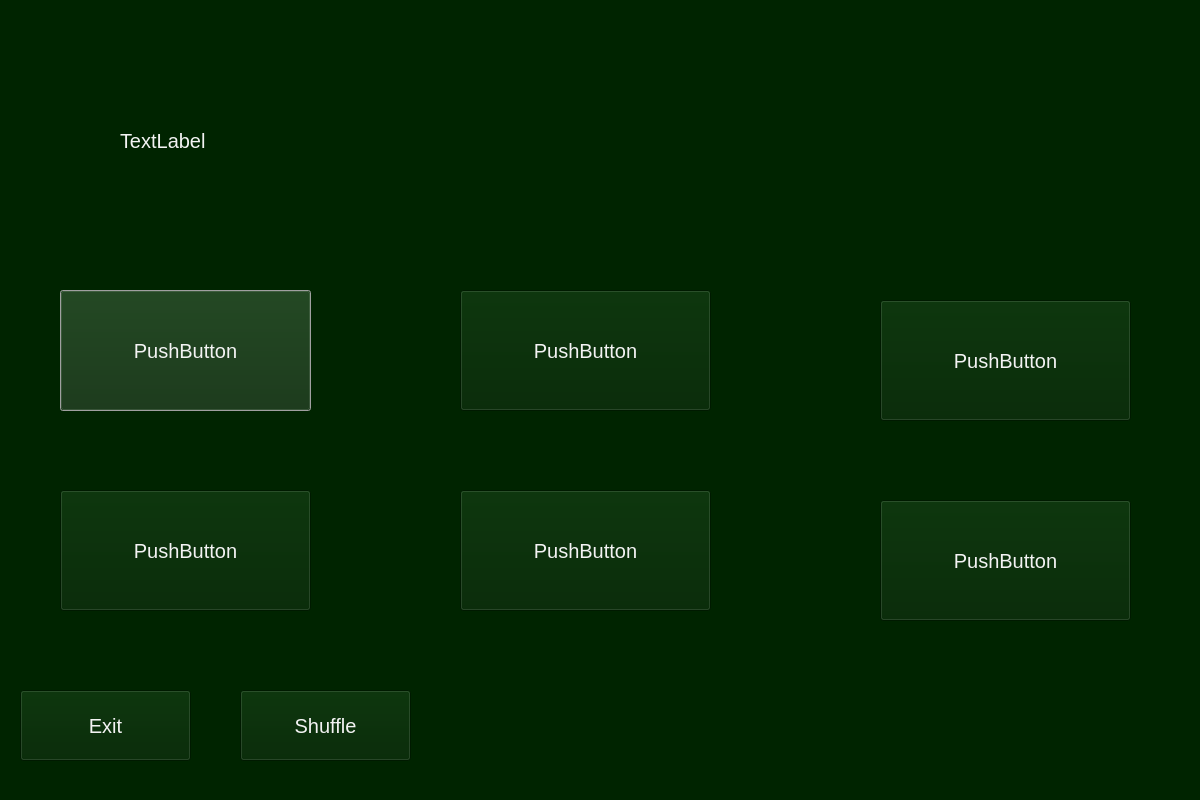
<?xml version="1.0" encoding="UTF-8"?>
<ui version="4.0">
 <class>Dialog</class>
 <widget class="QDialog" name="Dialog">
  <property name="geometry">
   <rect>
    <x>0</x>
    <y>0</y>
    <width>1200</width>
    <height>800</height>
   </rect>
  </property>
  <property name="windowTitle">
   <string>Dialog</string>
  </property>
  <property name="styleSheet">
   <string notr="true">background-color: rgb(0, 36, 0);
border-color: rgb(255, 255, 255);</string>
  </property>
  <widget class="QPushButton" name="var2_button">
   <property name="geometry">
    <rect>
     <x>60</x>
     <y>290</y>
     <width>251</width>
     <height>121</height>
    </rect>
   </property>
   <property name="styleSheet">
    <string notr="true">color:rgb(255, 0, 255);
font-size:15pt; 
color:rgb(243, 243, 243);
selection-background-color: rgb(255, 255, 255);

</string>
   </property>
   <property name="text">
    <string>PushButton</string>
   </property>
  </widget>
  <widget class="QPushButton" name="var6_button">
   <property name="geometry">
    <rect>
     <x>460</x>
     <y>290</y>
     <width>251</width>
     <height>121</height>
    </rect>
   </property>
   <property name="styleSheet">
    <string notr="true">color:rgb(255, 0, 255);
font-size:15pt; 
color:rgb(243, 243, 243);
selection-background-color: rgb(255, 255, 255);
</string>
   </property>
   <property name="text">
    <string>PushButton</string>
   </property>
  </widget>
  <widget class="QPushButton" name="var5_button">
   <property name="geometry">
    <rect>
     <x>880</x>
     <y>300</y>
     <width>251</width>
     <height>121</height>
    </rect>
   </property>
   <property name="styleSheet">
    <string notr="true">color:rgb(255, 0, 255);
font-size:15pt; 
color:rgb(243, 243, 243);
selection-background-color: rgb(255, 255, 255);
</string>
   </property>
   <property name="text">
    <string>PushButton</string>
   </property>
  </widget>
  <widget class="QPushButton" name="var3_button">
   <property name="geometry">
    <rect>
     <x>60</x>
     <y>490</y>
     <width>251</width>
     <height>121</height>
    </rect>
   </property>
   <property name="styleSheet">
    <string notr="true">color:rgb(255, 0, 255);
font-size:15pt; 
color:rgb(243, 243, 243);
selection-background-color: rgb(255, 255, 255);
</string>
   </property>
   <property name="text">
    <string>PushButton</string>
   </property>
  </widget>
  <widget class="QPushButton" name="var1_button">
   <property name="geometry">
    <rect>
     <x>460</x>
     <y>490</y>
     <width>251</width>
     <height>121</height>
    </rect>
   </property>
   <property name="styleSheet">
    <string notr="true">color:rgb(255, 0, 255);
font-size:15pt; 
color:rgb(243, 243, 243);
selection-background-color: rgb(255, 255, 255);
</string>
   </property>
   <property name="text">
    <string>PushButton</string>
   </property>
  </widget>
  <widget class="QPushButton" name="var4_button">
   <property name="geometry">
    <rect>
     <x>880</x>
     <y>500</y>
     <width>251</width>
     <height>121</height>
    </rect>
   </property>
   <property name="styleSheet">
    <string notr="true">color:rgb(255, 0, 255);
font-size:15pt; 
color:rgb(243, 243, 243);
selection-background-color: rgb(255, 255, 255);
</string>
   </property>
   <property name="text">
    <string>PushButton</string>
   </property>
  </widget>
  <widget class="QLabel" name="word_label">
   <property name="geometry">
    <rect>
     <x>120</x>
     <y>40</y>
     <width>901</width>
     <height>201</height>
    </rect>
   </property>
   <property name="styleSheet">
    <string notr="true">color:rgb(255, 0, 255);
font-size:15pt; 
color:rgb(243, 243, 243);
selection-background-color: rgb(255, 255, 255);
</string>
   </property>
   <property name="text">
    <string>TextLabel</string>
   </property>
  </widget>
  <widget class="QPushButton" name="shuffle_button">
   <property name="geometry">
    <rect>
     <x>240</x>
     <y>690</y>
     <width>171</width>
     <height>71</height>
    </rect>
   </property>
   <property name="styleSheet">
    <string notr="true">color:rgb(255, 0, 255);
font-size:15pt; 
color:rgb(243, 243, 243);
selection-background-color: rgb(255, 255, 255);
</string>
   </property>
   <property name="text">
    <string>Shuffle</string>
   </property>
  </widget>
  <widget class="QPushButton" name="exit_button">
   <property name="geometry">
    <rect>
     <x>20</x>
     <y>690</y>
     <width>171</width>
     <height>71</height>
    </rect>
   </property>
   <property name="styleSheet">
    <string notr="true">color:rgb(255, 0, 255);
font-size:15pt; 
color:rgb(243, 243, 243);
selection-background-color: rgb(255, 255, 255);
</string>
   </property>
   <property name="text">
    <string>Exit</string>
   </property>
  </widget>
 </widget>
 <resources/>
 <connections/>
</ui>
